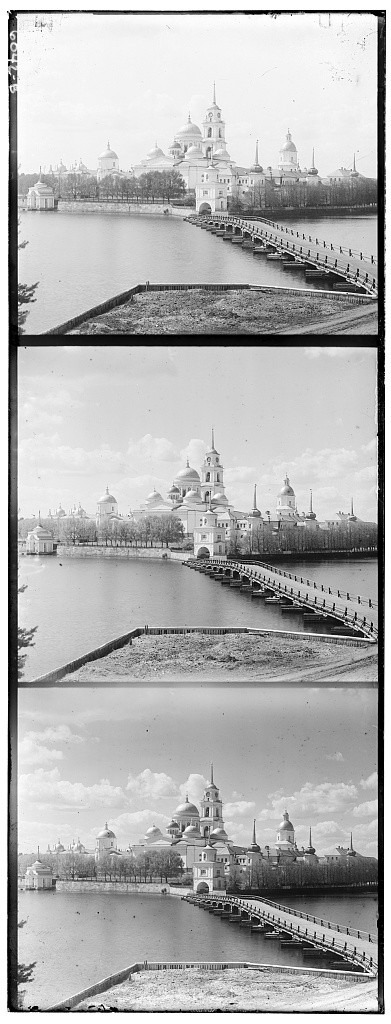
#> input picture P1_Images_of_the_Russian_Empire_v1.1/data/monastery.jpg, 391 x 1024 px
$ python main_simple.py
#> lines starting #> are read from the running program, lines starting #| are printed output that depends on the picture
### P1_Images_of_the_Russian_Empire_v1.1/utils.py
import numpy as np
import matplotlib.pyplot as plt
import skimage.io as skio


class Aligner:

    def simple_align(base_img, target_img, N=15, search_grid_circumradius=np.inf):
        """Searches over a window of [-N,N] possible translational pixel displacements.


        Compare a large as possible window of pixels without encountering errors at
        the borders, by leaving search_grid_circumradius=np.inf.


        Alternatively choose a smaller search area selected from the center of the
        image. Width of the smaller search-square is given by 2 * search_grid_circumradius.
        """

        assert (
            base_img.shape == target_img.shape
        ), "Images are assumed to be of same shape."

        img_width, img_height = base_img.shape

        search_grid_circumradius = min(
            search_grid_circumradius,
            img_width // 2 - N,
            img_height // 2 - N,
        )

        base_img_cropped = crop_image_from_center(
            base_img, (img_width // 2, img_height // 2), search_grid_circumradius
        )
        target_img_cropped = crop_image_from_center(
            target_img, (img_width // 2, img_height // 2), search_grid_circumradius
        )

        best_alignment = (0, 0)
        # Init score at max. Keeps track of current lowest image similarity score.
        best_alignment_score = np.inf
        for i in range(-N, N):
            for j in range(-N, N):
                dissimilarity_score = Metrics.l2_norm(
                    translate_image(base_img_cropped, x=i, y=j), target_img_cropped
                )
                if dissimilarity_score < best_alignment_score:
                    best_alignment_score = dissimilarity_score
                    best_alignment = (i, j)

        return (
            translate_image(base_img, best_alignment[0], best_alignment[1]),
            best_alignment,
        )

    def dummy_align(base_img, target_img):
        """Handy for testing purposes. Returns the base image."""
        return base_img, (0, 0)


class Metrics:
    def l1_norm(img_1, img_2):
        return np.sum(np.abs(img_1 - img_2))

    def l2_norm(img_1, img_2):
        return np.sum((img_1 - img_2) ** 2)

    def linf_norm(img_1, img_2):
        return np.max(np.abs(img_1 - img_2))


def translate_image(img, x, y):
    """Positive x rolls image to the right, positve y rolls image downwards."""
    result = np.roll(img, x, axis=1)
    result = np.roll(result, y, axis=0)
    return result


def remove_borders(r, g, b, percentage=0.9):
    """Remove borders, keeping only a given perventage of the image, crpped from the center."""
    assert r.shape == g.shape == b.shape
    max_height, max_width = r.shape
    r = crop_image_from_center(
        r,
        (max_height // 2, max_width // 2),
        int(percentage * min(max_height, max_width) / 2),
    )
    g = crop_image_from_center(
        g,
        (max_height // 2, max_width // 2),
        int(percentage * min(max_height, max_width) / 2),
    )
    b = crop_image_from_center(
        b,
        (max_height // 2, max_width // 2),
        int(percentage * min(max_height, max_width) / 2),
    )
    return r, g, b


def crop_image_from_center(img, center, circumradius: int):
    """Crop image by declaring a centr pixel coordinate then grabbing
    the 'circumradius' amount of pixels above it, below, to its right and its elft."""

    center_row, center_col = center
    cropped_img = img[
        center_row - circumradius : center_row + circumradius,
        center_col - circumradius : center_col + circumradius,
    ]
    return cropped_img


# [5 lines left out: function display_pyramid, not called in this run]

### P1_Images_of_the_Russian_Empire_v1.1/main_simple.py
# p1 - Images of the Russian Empire
# Sveinung Myhre <s.myhre@berkeley.edu>
#
# CS180/CS280 - starter code for project 1, available at: https://inst.eecs.berkeley.edu/~cs180/fa24/hw/proj1/

import numpy as np
import skimage as sk
import skimage.io as skio
from utils import Aligner, remove_borders
import matplotlib.pyplot as plt


INPUT_IMAGE = "./data/monastery.jpg"
OUTPUT_IMAGE_PATH = "./output/monastery-colourized.jpg"

if __name__ == "__main__":

    ### Read image-data and separate into three colour channels 'r', 'g' and 'b'.
    im = skio.imread(INPUT_IMAGE)
#> im is the input picture: shape (1024, 391); min 0, max 255, mean 177.7
    height = int(np.floor(im.shape[0] / 3.0))
#> height = 341
    im = sk.img_as_float(im)
    b = im[:height]
    g = im[height : 2 * height]
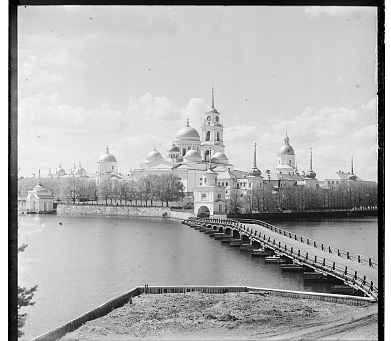
#> g: shape (341, 391) float64; min 0, max 1, mean 0.691
    r = im[2 * height : 3 * height]

    ### Align
    ar, _ = Aligner.simple_align(r, g, N=15, search_grid_circumradius=20e2)
#> the loop in simple_align, `for i in range(-N, N):` made 30 passes
#> pass 1, in translate_image (call 3), `result = np.roll(result, y, axis=0)`:
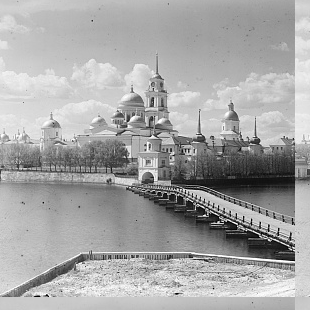
#> result: shape (310, 310) float64; min 0, max 1, mean 0.652
#> after the loop in simple_align, `for i in range(-N, N):`: best_alignment = (1, 6); best_alignment_score = 1515.6
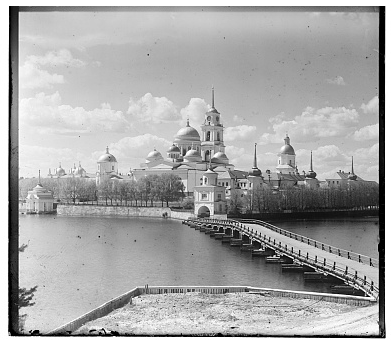
#> ar: shape (341, 391) float64; min 0, max 1, mean 0.656
    ag = g
    ab, _ = Aligner.simple_align(b, g, N=15, search_grid_circumradius=20e2)
#> the loop in simple_align (call 2), `for i in range(-N, N):` made 30 passes
#> pass 1, in translate_image (call 904), `result = np.roll(result, y, axis=0)`:
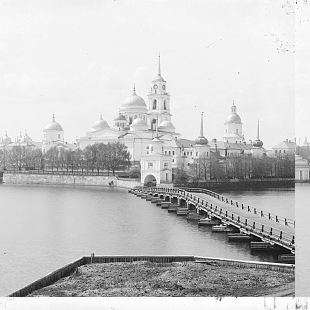
#> result: shape (310, 310) float64; min 0, max 1, mean 0.777
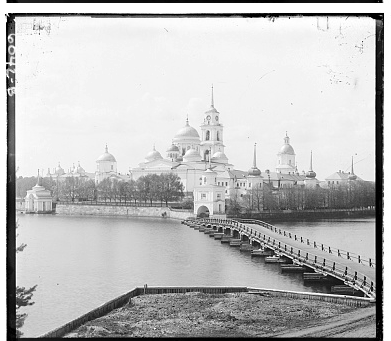
#> ab: shape (341, 391) float64; min 0, max 1, mean 0.742

    ar, ag, ab = remove_borders(ar, ag, ab)
#> in crop_image_from_center (call 7), `cropped_img = img[ center_row - circumradius : center_row + circumradi..`:
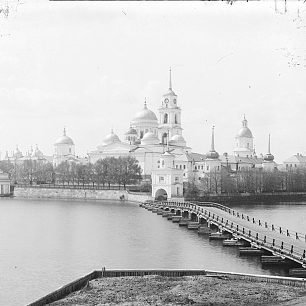
#> cropped_img: shape (306, 306) float64; min 0, max 1, mean 0.78
    im_out = np.dstack([ar, ag, ab])  # Reconstruct the coloured image

    ### Save and display
    plt.imsave(OUTPUT_IMAGE_PATH, im_out)
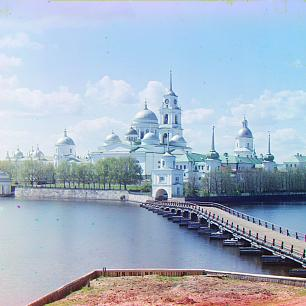
#> saved as monastery-colourized.jpg: shape (306, 306, 3); mean R, G, B 165.4, 180.8, 198.9
    skio.imshow(im_out)
    skio.show()

$ run again, with P1_Images_of_the_Russian_Empire_v1.1/data/brick.jpg copied over P1_Images_of_the_Russian_Empire_v1.1/data/monastery.jpg
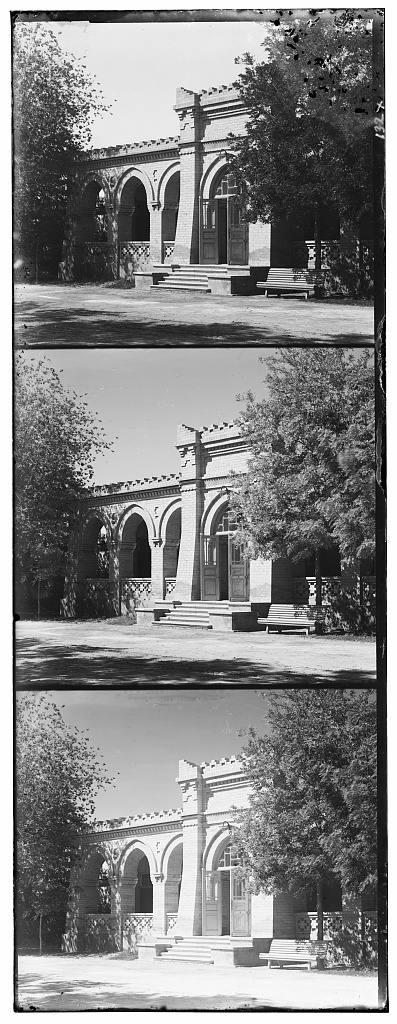
#> input picture P1_Images_of_the_Russian_Empire_v1.1/data/brick.jpg, 397 x 1024 px
#> im is the input picture: shape (1024, 397); min 0, max 255, mean 133.3
#> after the loop in simple_align, `for i in range(-N, N):`: best_alignment = (-2, 6); best_alignment_score = 2793.3
#> the loop in simple_align (call 2), `for i in range(-N, N):` made 30 passes
#> pass 1, in translate_image (call 904), `result = np.roll(result, y, axis=0)`:
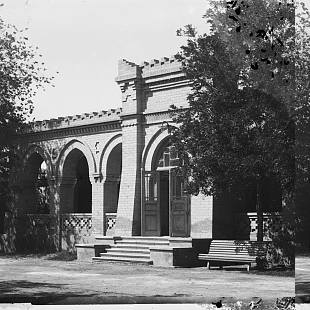
#> result: shape (310, 310) float64; min 0, max 1, mean 0.482
#> cropped_img: shape (306, 306) float64
#> `plt.imsave(OUTPUT_IMAGE_PATH, im_out)`:
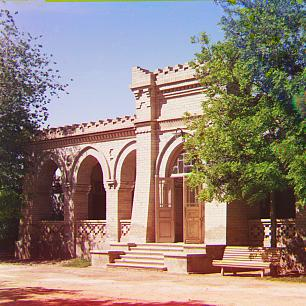
#> saved as monastery-colourized.jpg: shape (306, 306, 3); mean R, G, B 149.2, 132.3, 123.9

$ run again, with P1_Images_of_the_Russian_Empire_v1.1/data/cathedral.jpg copied over P1_Images_of_the_Russian_Empire_v1.1/data/monastery.jpg
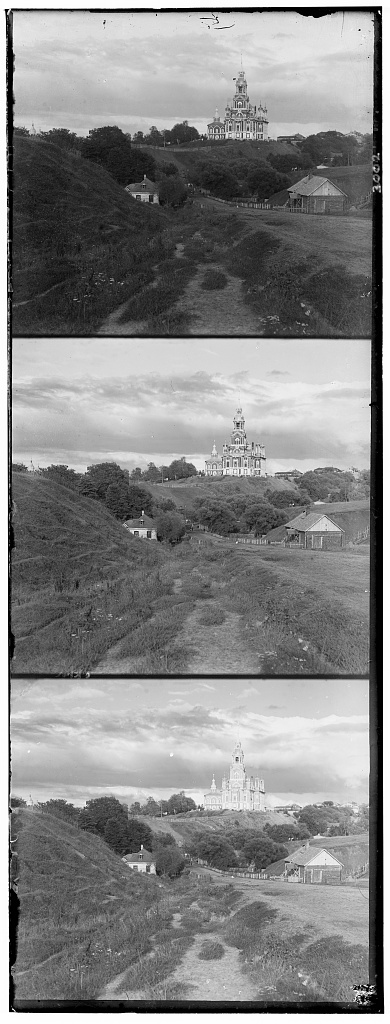
#> input picture P1_Images_of_the_Russian_Empire_v1.1/data/cathedral.jpg, 390 x 1024 px
#> im is the input picture: shape (1024, 390); min 0, max 255, mean 133.7
#> after the loop in simple_align, `for i in range(-N, N):`: best_alignment = (1, 7); best_alignment_score = 1861.4
#> the loop in simple_align (call 2), `for i in range(-N, N):` made 30 passes
#> pass 1, in translate_image (call 904), `result = np.roll(result, y, axis=0)`:
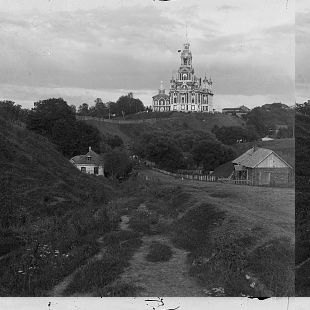
#> result: shape (310, 310) float64; min 0, max 1, mean 0.431
#> cropped_img: shape (306, 306) float64
#> `plt.imsave(OUTPUT_IMAGE_PATH, im_out)`:
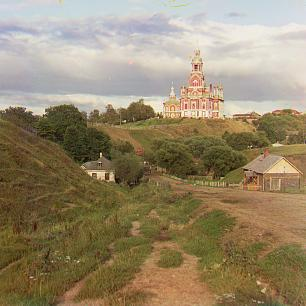
#> saved as monastery-colourized.jpg: shape (306, 306, 3); mean R, G, B 150.2, 135.5, 107.3

$ run again, with P1_Images_of_the_Russian_Empire_v1.1/data/lugano.jpg copied over P1_Images_of_the_Russian_Empire_v1.1/data/monastery.jpg
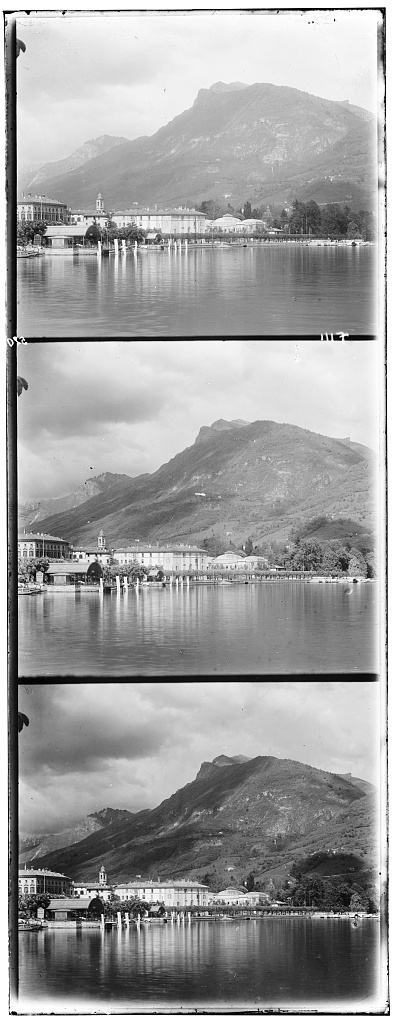
#> input picture P1_Images_of_the_Russian_Empire_v1.1/data/lugano.jpg, 398 x 1024 px
#> im is the input picture: shape (1024, 398); min 0, max 255, mean 160.8
#> after the loop in simple_align, `for i in range(-N, N):`: best_alignment = (-1, 5); best_alignment_score = 3457.2
#> cropped_img: shape (306, 306) float64
#> `plt.imsave(OUTPUT_IMAGE_PATH, im_out)`:
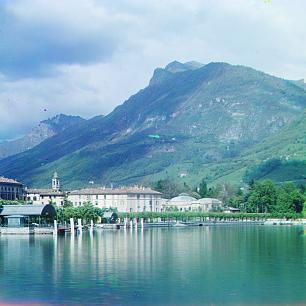
#> saved as monastery-colourized.jpg: shape (306, 306, 3); mean R, G, B 121.1, 163.3, 179.4
